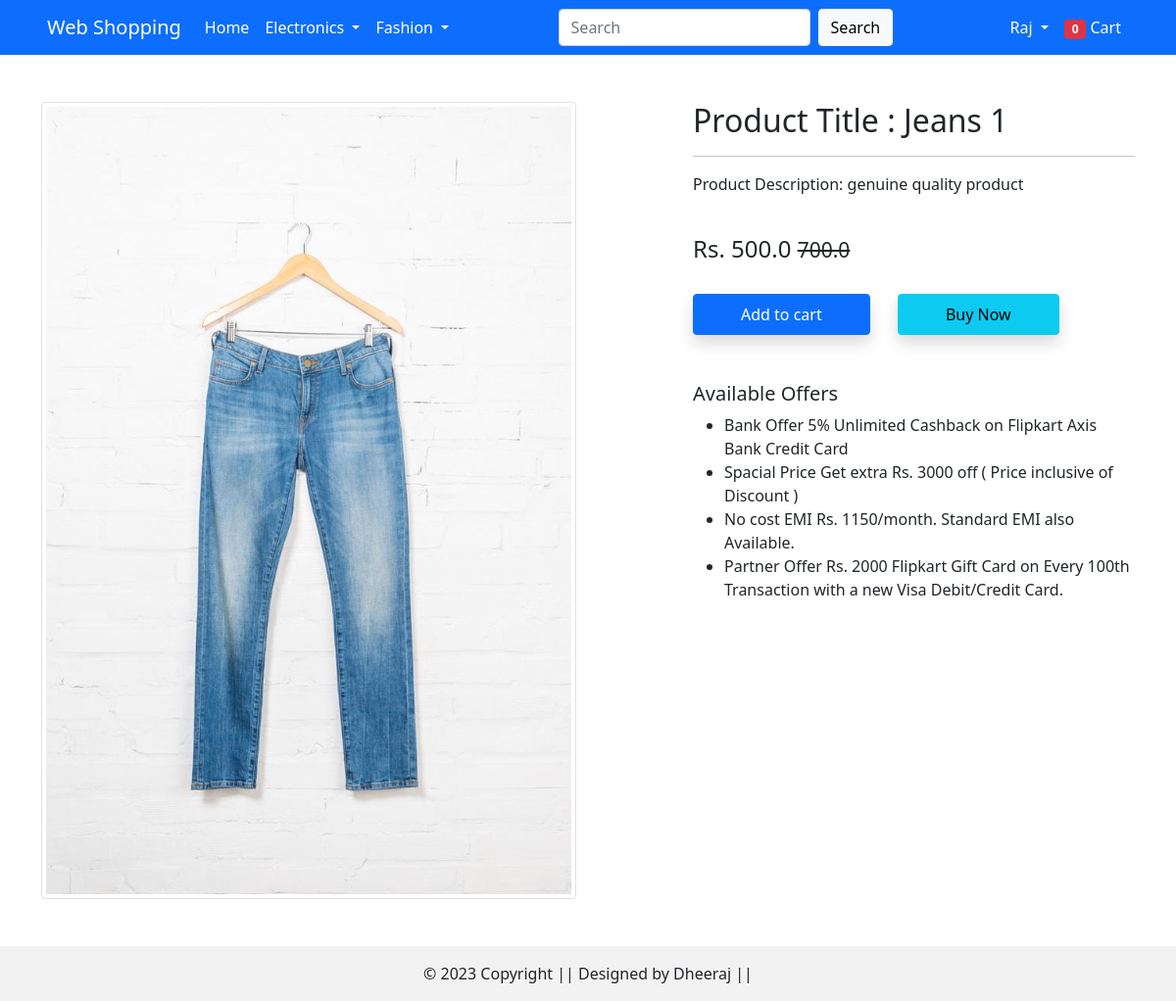
Screenshot of /product-details/1 (signed in) with the database file from the repository.
### app/models.py (models this page shows, shortened)
class Product(models.Model):
    title = models.CharField(max_length=100)
    selling_price = models.FloatField()
    discounted_price = models.FloatField()
    description = models.TextField()
    brand = models.CharField(max_length=100)
    category = models.CharField(choices=CATEGORY_CHOICES, max_length=2)
    product_image = models.ImageField(upload_to='product_img')

### app/views.py (the view)
# urls.py: path('product-details/<int:pk>',views.ProductDetailView.as_view(), name='product_details'),
@method_decorator(login_required, name='dispatch')
class ProductDetailView(View):
    def get(self, request, pk):
        totalitem = 0
        product = Product.objects.get(pk=pk)
        product_already_in_cart = False
        product_already_in_cart = Cart.objects.filter(Q(product=product.id) & Q(user=request.user)).exists()
        if request.user.is_authenticated:
            totalitem = len(Cart.objects.filter(user=request.user))
        return  render(request, 'app/productdetails.html', {'product':product,'product_already_in_cart':product_already_in_cart,'totalitem':totalitem})

### app/templates/app/productdetails.html (shortened to what this page needs)
{% extends "app/base.html" %}
{% load static %}
{% block main_content %}
<div class="container my-5">
    <div class="row">
        <div class="col-sm-6 text-center align-self-center">
            <img src="{{product.product_image.url}}" alt="" class="img-fluid img-thumbnail">
        </div>
        <div class="col-sm-5 offset-sm-1 ">
            <h2>Product Title : {{product.title}}</h2>
            <hr>
            <p> Product Description: {{product.description}}</p> <br>
            <h4>Rs. {{product.discounted_price}} <small class="fw-light text-decoration-line-through">{{product.selling_price}}</small></h4><br>
            {% if product_already_in_cart %}
            <a href="{% url "show-cart" %}" class="btn btn-warning shadow px-5 py-2 ms-4">Go to Cart</a>
            {% else %}
            <form action="/add-to-cart" class="d-inline">
                <button type="submit" class="btn btn-primary shadow px-5 py-2">Add to cart</button>
            </form>
            {% endif %}
            <form action="/buy" class="d-inline">
                <button type="submit" class="btn btn-info shadow px-5 py-2 ms-4">Buy Now</button>
            </form>
            <h5 class='mt-5'>Available Offers</h5>
            <ul>
                <li>Bank Offer 5% Unlimited Cashback on Flipkart Axis Bank Credit Card</li>
                <li>Spacial Price Get extra Rs. 3000 off (  Price inclusive of Discount ) </li>
                <li>No cost EMI Rs. 1150/month. Standard EMI also Available.</li>
                <li>Partner Offer Rs. 2000 Flipkart Gift Card on Every 100th Transaction with a new Visa Debit/Credit Card. </li>
            </ul>
        </div>
    </div>
</div>
{% endblock main_content %}

### app/templates/app/base.html (shortened to what this page needs)
<!DOCTYPE html>
{% load static %}
<html lang="en">
<head>
    <link href="https://cdn.jsdelivr.net/npm/bootstrap@5.0.0-beta1/dist/css/bootstrap.min.css" rel="stylesheet">
    <link rel="stylesheet" href="https://cdnjs.cloudflare.com/ajax/libs/OwlCarousel2/2.3.4/assets/owl.carousel.min.css" />
    <link rel="stylesheet" href="{% static 'app/css/all.min.css' %}">
    <link rel="stylesheet" href="{% static 'app/css/style.css' %}">
</head>
<body>
    <nav class="navbar navbar-expand-lg navbar-light bg-primary px-5 ">
        <a class="navbar-brand text-white" href="#">Web Shopping</a>
        <div class="collapse navbar-collapse d-flex justify-content-between" id="navbarSupportedContent">
            <ul class="navbar-nav mr-auto">
                <li class="nav-item active">
                    <a class="nav-link text-white" href="{% url 'home' %}">Home <span class="sr-only">(current)</span></a>
                </li>
                <li class="nav-item dropdown">
                    <a class="nav-link dropdown-toggle text-white" href="#" id="electronicsDropdown" role="button" data-bs-toggle="dropdown" aria-haspopup="true" aria-expanded="false">
                    Electronics
                    </a>
                </li>
                <li class="nav-item dropdown">
                    <a class="nav-link dropdown-toggle text-white" href="#" id="fashionDropdown" role="button" data-bs-toggle="dropdown" aria-haspopup="true" aria-expanded="false">
                    Fashion
                    </a>
                </li>
            </ul>
            <form class="form-inline my-2 mx-2 my-lg-0 d-flex">
                <input class="form-control mr-sm-2 " type="search" placeholder="Search" aria-label="Search">
                <button class="btn btn-light my-2 mx-2 my-sm-0 " type="submit">Search</button>
            </form>
            <div>
                <ul class="navbar-nav mr-auto">
                    {% if request.user.is_authenticated %}
                    <li class="nav-item dropdown">
                        <a class="nav-link dropdown-toggle text-white" href="#" id="profileDropdown" role="button" data-bs-toggle="dropdown" aria-haspopup="true" aria-expanded="false">
                        {{request.user | capfirst}}
                        </a>
                    </li>
                    <li class="nav-item ">
                        <a class="nav-link text-white" href="{% url 'show-cart' %}"> <span class="badge bg-danger " id="total_icon"> {{totalitem}} </span> Cart </a>
                    </li>
                    {% endif %}
                </ul>
            </div>
        </div>
    </nav>
    {% block main_content %}{% endblock main_content %}
    <footer class="bg-body-tertiary text-center text-lg-start">
        <div class="text-center p-3" style="background-color: rgba(0, 0, 0, 0.05);">
          © 2023 Copyright || Designed by Dheeraj ||
        </div>
    </footer>
</body>
</html>

### rows the page displays
Product: product_image (picture), title "Jeans 1", description "genuine quality product", discounted_price "500.0", selling_price "700.0"

### other values shown
{{ request.user | capfirst }} "Raj"
{{ totalitem }} "0"
